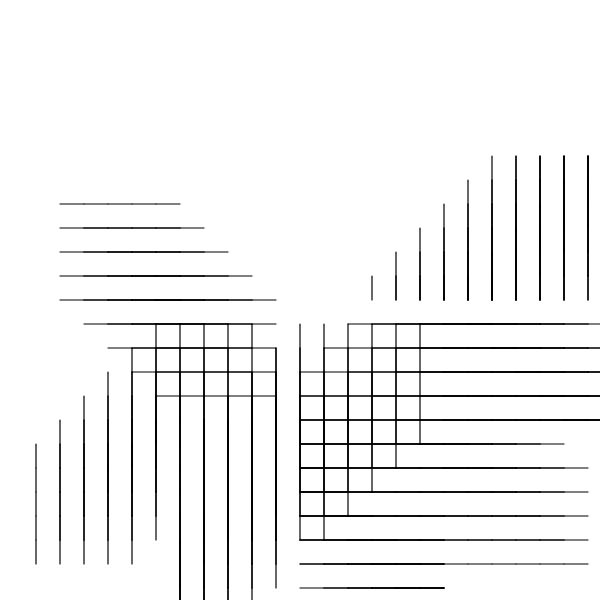
Frame 1 (no input)
Frame 60 (no input): identical to frame 1, image omitted
Frame 120 (the mouse pressed at the canvas centre since frame 60): identical to frame 1, image omitted

The p5.js sketch that drew this single still picture (run headless with seeded random() and noise() and a simulated clock; from frame 60 on, the mouse is pressed at the canvas centre):

// p5.js sketch
// ── sketch.js


let premise = 'F';
let rules = {
F: '[fFfFfFfFfFfF][+fFfFfFfFfF]',

}


let length = 80;
let angle = 90;

function setup() {
  createCanvas(600, 600);
  angleMode(DEGREES);
  bigRule = resolveRules(premise, rules, 2);
  print(bigRule);
  
}

function draw() {
  background('white');
  stroke('black');
  strokeWeight(4);
  noFill();
  translate(width / 2, height / 2);
  rotate(-90);
  scale(0.3);

  drawShape(bigRule);
   // angle += 1;
  // length += 0.1;
}

function resolveRules(startRule, rules, depth) {
  let endRule = '';
  for (let currentLetter of startRule) {
    if (currentLetter in rules) {
      endRule += rules[currentLetter];
    } else {
      endRule += currentLetter;
    }
  }
  if (depth >= 1) {
    endRule = resolveRules(endRule, rules, depth - 1);
  }
  return endRule;
}


function drawShape(rule)  {
  for (let c of rule) {
    if (c === 'F') {
      line(0, 0, length, 0);
      translate(length, 0);
    } else if (c === 'R') {
      rect(0, 0, length*2, length*2);
      translate(length, length);
    } else if (c === 'D') {
      line(0, 0, length * 4, 0);
      translate(length*4, 0);
    } else if (c === 'f') {
      translate(0, length, 0);
    } else if (c === '+') {
      rotate(angle);
    } else if (c === '-') {
      rotate(-angle);
    } else if (c === '[') {
      push();
    } else if (c === ']') {
      pop();
    } else if (c === '>') {
      scale(1.2);
    } else if (c === '<') {
      scale(0.8);
   
    }
  }
}
